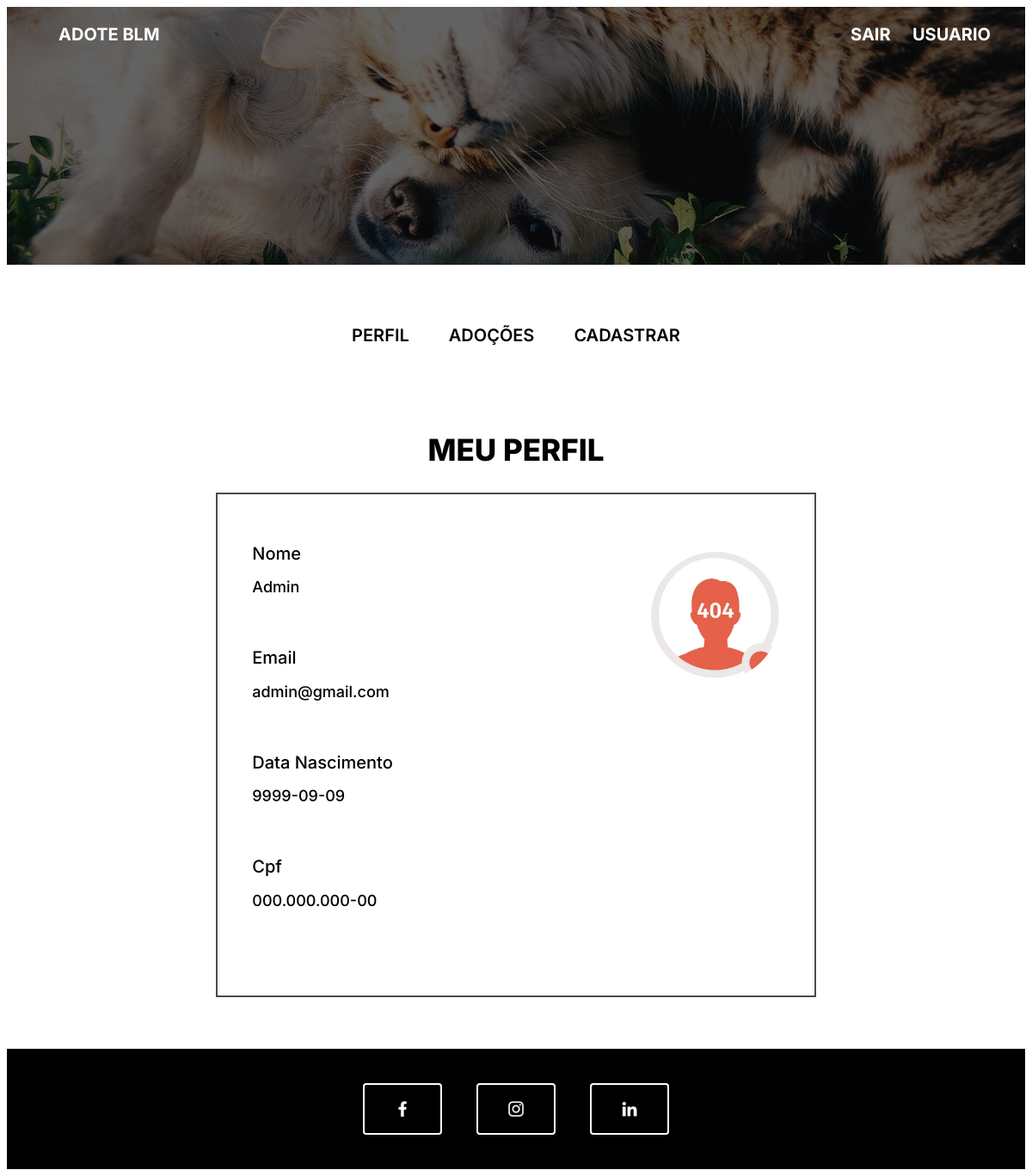
Page /user (signed in) on the committed database.
### model.py (models this page shows, shortened)
class User(UserMixin, db.Model):
    id = db.Column(db.Integer, primary_key=True)
    nome = db.Column(db.String(100), nullable=False)
    email = db.Column(db.String(100), unique=True, nullable=False)
    senha = db.Column(db.String(50))
    data_nas = db.Column(db.Date, nullable=False)
    cpf = db.Column(db.String(14), nullable=False, unique=True)
    tipo_usuario = db.Column(SqlEnum(Tipo_User), nullable=False)

### controller.py (the view)
@controller_bp.route('/user')
@login_required
def user():
    lista = listar_adocoes()
    return render_template('user.html', current_user=current_user, adocoes=lista)

### model.py (called while the page is built)
@login_manager.user_loader
def user_loader(id):
    return db.session.query(User).filter_by(id=id).first()

def listar_adocoes():
    if current_user.tipo_usuario.value == 'cliente':
        return Adocao.query.filter_by(usuario_id=current_user.id).all()
    elif current_user.tipo_usuario.value == 'funcionario':
        return Adocao.query.all()

### view/templates/user.html (shortened to what this page needs)
{% extends "components/base.html" %}
{% block content %}
<div class="form-login">
  <div class="conta-btns">
    <button class="btn" onclick="mostrarTela('perfil')">PERFIL</button>
    <button class="btn" onclick="mostrarTela('adocoes')">ADOÇÕES</button>
    {% if current_user.tipo_usuario.value == 'funcionario' %}
    <button class="btn" onclick="mostrarTela('cadastrar')">CADASTRAR</button>
    {% endif %}
  </div>
  <div id="perfil" class="tela" style="display: block;">
    <h2 class="titulo">MEU PERFIL</h2>
    <div class="perfil-container">
      <div class="perfil-info">
        <div class="dados-perfil">
        <h2>Nome</h2>
        <h1>{{ current_user.nome }}</h1>
        </div>
        <div class="dados-perfil">
        <h2>Email</h2>
        <h1>{{ current_user.email }}</h1>
        </div>
        <div class="dados-perfil">
        <h2>Data Nascimento</h2>
        <h1>{{ current_user.data_nas }}</h1>
        </div>
        <div class="dados-perfil">
        <h2>Cpf</h2>
        <h1>{{ current_user.cpf }}</h1>
        </div>
      </div>
      <img src="../static/img/perfil.jpg" class="perfil-img" alt="">
    </div>
  </div>
</div>
{% endblock %}

### view/static/css/styles.css (style rules this page uses)
:root { --fonte-principal: "Inter"; --branco: #ffffff; --preto: #000000; --cinza: #d9d9d9; --fundo-botao: #333; }
* { font-family: var(--fonte-principal); font-size: 20px; font-weight: 500; box-sizing: border-box; }
.btn, .btn:focus, .btn:active { background-color: var(--branco); color: var(--preto); border: none; height: 44px; text-decoration: none; padding: 10px 16px; border-radius: 8px; font-size: 1rem; font-weight: 600; cursor: pointer; }
.titulo { font-weight: 800; text-align: center; font-size: 35px; margin-top: 2em; }
.form-login { display: flex; flex-direction: column; width: 40%; align-items: center; justify-content: space-between; margin: 2em auto 0 auto; }
.conta-btns { display: flex; flex-direction: row; gap: 0.7em; align-items: center; padding: 1em; }
.perfil-container { display: flex; align-items: center; gap: 300px; font-size: 18px; border: 2px solid rgb(74, 74, 74); padding: 40px; }
.perfil-img { width: 150px; height: 150px; border-radius: 50%; object-fit: cover; margin-bottom: 300px; }
.perfil-info h1 { margin: 5px 0; font-size: 18px; }
.tela { margin-bottom: 60px; }
.dados-perfil { margin-bottom: 60px; white-space: nowrap; }

### rows in the picture
User: nome "Admin", email "admin@gmail.com", data_nas "9999-09-09", cpf "000.000.000-00"
